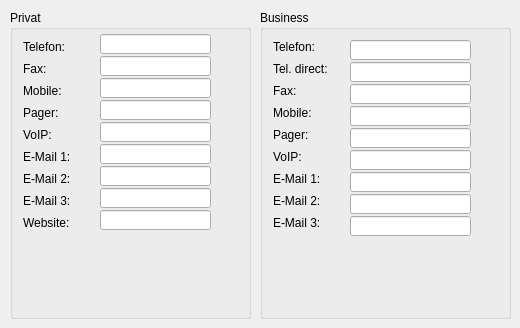
       <widget class="QWidget" name="comunication" >
        <attribute name="title" >
         <string>C&amp;ommunication</string>
        </attribute>
        <widget class="QGroupBox" name="groupBox_9" >
         <property name="geometry" >
          <rect>
           <x>260</x>
           <y>10</y>
           <width>251</width>
           <height>309</height>
          </rect>
         </property>
         <property name="title" >
          <string>Business</string>
         </property>
         <widget class="QLabel" name="label_49" >
          <property name="geometry" >
           <rect>
            <x>13</x>
            <y>203</y>
            <width>110</width>
            <height>20</height>
           </rect>
          </property>
          <property name="minimumSize" >
           <size>
            <width>110</width>
            <height>0</height>
           </size>
          </property>
          <property name="maximumSize" >
           <size>
            <width>110</width>
            <height>16777215</height>
           </size>
          </property>
          <property name="text" >
           <string>E-Mail 3:</string>
          </property>
         </widget>
         <widget class="QLabel" name="label_56" >
          <property name="geometry" >
           <rect>
            <x>13</x>
            <y>181</y>
            <width>110</width>
            <height>20</height>
           </rect>
          </property>
          <property name="minimumSize" >
           <size>
            <width>110</width>
            <height>0</height>
           </size>
          </property>
          <property name="maximumSize" >
           <size>
            <width>110</width>
            <height>16777215</height>
           </size>
          </property>
          <property name="text" >
           <string>E-Mail 2:</string>
          </property>
         </widget>
         <widget class="QLabel" name="label_51" >
          <property name="geometry" >
           <rect>
            <x>13</x>
            <y>159</y>
            <width>110</width>
            <height>20</height>
           </rect>
          </property>
          <property name="minimumSize" >
           <size>
            <width>110</width>
            <height>0</height>
           </size>
          </property>
          <property name="maximumSize" >
           <size>
            <width>110</width>
            <height>16777215</height>
           </size>
          </property>
          <property name="text" >
           <string>E-Mail 1:</string>
          </property>
         </widget>
         <widget class="QLabel" name="label_54" >
          <property name="geometry" >
           <rect>
            <x>13</x>
            <y>137</y>
            <width>110</width>
            <height>20</height>
           </rect>
          </property>
          <property name="minimumSize" >
           <size>
            <width>110</width>
            <height>0</height>
           </size>
          </property>
          <property name="maximumSize" >
           <size>
            <width>110</width>
            <height>16777215</height>
           </size>
          </property>
          <property name="text" >
           <string>VoIP:</string>
          </property>
         </widget>
         <widget class="QLabel" name="label_55" >
          <property name="geometry" >
           <rect>
            <x>13</x>
            <y>115</y>
            <width>110</width>
            <height>20</height>
           </rect>
          </property>
          <property name="minimumSize" >
           <size>
            <width>110</width>
            <height>0</height>
           </size>
          </property>
          <property name="maximumSize" >
           <size>
            <width>110</width>
            <height>16777215</height>
           </size>
          </property>
          <property name="text" >
           <string>Pager:</string>
          </property>
         </widget>
         <widget class="QLabel" name="label_53" >
          <property name="geometry" >
           <rect>
            <x>13</x>
            <y>93</y>
            <width>110</width>
            <height>20</height>
           </rect>
          </property>
          <property name="minimumSize" >
           <size>
            <width>110</width>
            <height>0</height>
           </size>
          </property>
          <property name="maximumSize" >
           <size>
            <width>110</width>
            <height>16777215</height>
           </size>
          </property>
          <property name="text" >
           <string>Mobile:</string>
          </property>
         </widget>
         <widget class="QLabel" name="label_52" >
          <property name="geometry" >
           <rect>
            <x>13</x>
            <y>71</y>
            <width>110</width>
            <height>20</height>
           </rect>
          </property>
          <property name="minimumSize" >
           <size>
            <width>110</width>
            <height>0</height>
           </size>
          </property>
          <property name="maximumSize" >
           <size>
            <width>110</width>
            <height>16777215</height>
           </size>
          </property>
          <property name="text" >
           <string>Fax:</string>
          </property>
         </widget>
         <widget class="QLabel" name="label_50" >
          <property name="geometry" >
           <rect>
            <x>13</x>
            <y>49</y>
            <width>110</width>
            <height>20</height>
           </rect>
          </property>
          <property name="minimumSize" >
           <size>
            <width>110</width>
            <height>0</height>
           </size>
          </property>
          <property name="maximumSize" >
           <size>
            <width>110</width>
            <height>16777215</height>
           </size>
          </property>
          <property name="text" >
           <string>Tel. direct:</string>
          </property>
         </widget>
         <widget class="QLabel" name="label_48" >
          <property name="geometry" >
           <rect>
            <x>13</x>
            <y>27</y>
            <width>110</width>
            <height>20</height>
           </rect>
          </property>
          <property name="minimumSize" >
           <size>
            <width>110</width>
            <height>0</height>
           </size>
          </property>
          <property name="maximumSize" >
           <size>
            <width>110</width>
            <height>16777215</height>
           </size>
          </property>
          <property name="text" >
           <string>Telefon:</string>
          </property>
         </widget>
         <widget class="QLineEdit" name="txt_users_business_email2" >
          <property name="geometry" >
           <rect>
            <x>90</x>
            <y>184</y>
            <width>121</width>
            <height>20</height>
           </rect>
          </property>
         </widget>
         <widget class="QLineEdit" name="txt_users_business_email1" >
          <property name="geometry" >
           <rect>
            <x>90</x>
            <y>162</y>
            <width>121</width>
            <height>20</height>
           </rect>
          </property>
         </widget>
         <widget class="QLineEdit" name="txt_users_business_voip" >
          <property name="geometry" >
           <rect>
            <x>90</x>
            <y>140</y>
            <width>121</width>
            <height>20</height>
           </rect>
          </property>
         </widget>
         <widget class="QLineEdit" name="txt_users_business_pager" >
          <property name="geometry" >
           <rect>
            <x>90</x>
            <y>118</y>
            <width>121</width>
            <height>20</height>
           </rect>
          </property>
         </widget>
         <widget class="QLineEdit" name="txt_users_business_mobile" >
          <property name="geometry" >
           <rect>
            <x>90</x>
            <y>96</y>
            <width>121</width>
            <height>20</height>
           </rect>
          </property>
         </widget>
         <widget class="QLineEdit" name="txt_users_business_fax" >
          <property name="geometry" >
           <rect>
            <x>90</x>
            <y>74</y>
            <width>121</width>
            <height>20</height>
           </rect>
          </property>
         </widget>
         <widget class="QLineEdit" name="txt_users_business_teldir" >
          <property name="geometry" >
           <rect>
            <x>90</x>
            <y>52</y>
            <width>121</width>
            <height>20</height>
           </rect>
          </property>
         </widget>
         <widget class="QLineEdit" name="txt_users_business_tel" >
          <property name="geometry" >
           <rect>
            <x>90</x>
            <y>30</y>
            <width>121</width>
            <height>20</height>
           </rect>
          </property>
         </widget>
         <widget class="QLineEdit" name="txt_users_business_email3" >
          <property name="geometry" >
           <rect>
            <x>90</x>
            <y>206</y>
            <width>121</width>
            <height>20</height>
           </rect>
          </property>
         </widget>
        </widget>
        <widget class="QGroupBox" name="groupBox_8" >
         <property name="geometry" >
          <rect>
           <x>10</x>
           <y>10</y>
           <width>241</width>
           <height>309</height>
          </rect>
         </property>
         <property name="title" >
          <string>Privat</string>
         </property>
         <widget class="QLabel" name="label_39" >
          <property name="geometry" >
           <rect>
            <x>13</x>
            <y>27</y>
            <width>110</width>
            <height>20</height>
           </rect>
          </property>
          <property name="minimumSize" >
           <size>
            <width>110</width>
            <height>0</height>
           </size>
          </property>
          <property name="maximumSize" >
           <size>
            <width>110</width>
            <height>16777215</height>
           </size>
          </property>
          <property name="text" >
           <string>Telefon:</string>
          </property>
         </widget>
         <widget class="QLabel" name="label_40" >
          <property name="geometry" >
           <rect>
            <x>13</x>
            <y>49</y>
            <width>110</width>
            <height>20</height>
           </rect>
          </property>
          <property name="minimumSize" >
           <size>
            <width>110</width>
            <height>0</height>
           </size>
          </property>
          <property name="maximumSize" >
           <size>
            <width>110</width>
            <height>16777215</height>
           </size>
          </property>
          <property name="text" >
           <string>Fax:</string>
          </property>
         </widget>
         <widget class="QLabel" name="label_41" >
          <property name="geometry" >
           <rect>
            <x>13</x>
            <y>71</y>
            <width>110</width>
            <height>20</height>
           </rect>
          </property>
          <property name="minimumSize" >
           <size>
            <width>110</width>
            <height>0</height>
           </size>
          </property>
          <property name="maximumSize" >
           <size>
            <width>110</width>
            <height>16777215</height>
           </size>
          </property>
          <property name="text" >
           <string>Mobile:</string>
          </property>
         </widget>
         <widget class="QLabel" name="label_42" >
          <property name="geometry" >
           <rect>
            <x>13</x>
            <y>93</y>
            <width>110</width>
            <height>20</height>
           </rect>
          </property>
          <property name="minimumSize" >
           <size>
            <width>110</width>
            <height>0</height>
           </size>
          </property>
          <property name="maximumSize" >
           <size>
            <width>110</width>
            <height>16777215</height>
           </size>
          </property>
          <property name="text" >
           <string>Pager:</string>
          </property>
         </widget>
         <widget class="QLabel" name="label_45" >
          <property name="geometry" >
           <rect>
            <x>13</x>
            <y>159</y>
            <width>110</width>
            <height>20</height>
           </rect>
          </property>
          <property name="minimumSize" >
           <size>
            <width>110</width>
            <height>0</height>
           </size>
          </property>
          <property name="maximumSize" >
           <size>
            <width>110</width>
            <height>16777215</height>
           </size>
          </property>
          <property name="text" >
           <string>E-Mail 2:</string>
          </property>
         </widget>
         <widget class="QLabel" name="label_46" >
          <property name="geometry" >
           <rect>
            <x>13</x>
            <y>181</y>
            <width>110</width>
            <height>20</height>
           </rect>
          </property>
          <property name="minimumSize" >
           <size>
            <width>110</width>
            <height>0</height>
           </size>
          </property>
          <property name="maximumSize" >
           <size>
            <width>110</width>
            <height>16777215</height>
           </size>
          </property>
          <property name="text" >
           <string>E-Mail 3:</string>
          </property>
         </widget>
         <widget class="QLabel" name="label_47" >
          <property name="geometry" >
           <rect>
            <x>13</x>
            <y>203</y>
            <width>110</width>
            <height>20</height>
           </rect>
          </property>
          <property name="minimumSize" >
           <size>
            <width>110</width>
            <height>0</height>
           </size>
          </property>
          <property name="maximumSize" >
           <size>
            <width>110</width>
            <height>16777215</height>
           </size>
          </property>
          <property name="text" >
           <string>Website:</string>
          </property>
         </widget>
         <widget class="QLabel" name="label_44" >
          <property name="geometry" >
           <rect>
            <x>13</x>
            <y>137</y>
            <width>110</width>
            <height>20</height>
           </rect>
          </property>
          <property name="minimumSize" >
           <size>
            <width>110</width>
            <height>0</height>
           </size>
          </property>
          <property name="maximumSize" >
           <size>
            <width>110</width>
            <height>16777215</height>
           </size>
          </property>
          <property name="text" >
           <string>E-Mail 1:</string>
          </property>
         </widget>
         <widget class="QLabel" name="label_43" >
          <property name="geometry" >
           <rect>
            <x>13</x>
            <y>115</y>
            <width>110</width>
            <height>20</height>
           </rect>
          </property>
          <property name="minimumSize" >
           <size>
            <width>110</width>
            <height>0</height>
           </size>
          </property>
          <property name="maximumSize" >
           <size>
            <width>110</width>
            <height>16777215</height>
           </size>
          </property>
          <property name="text" >
           <string>VoIP:</string>
          </property>
         </widget>
         <widget class="QLineEdit" name="txt_users_private_website" >
          <property name="geometry" >
           <rect>
            <x>90</x>
            <y>200</y>
            <width>111</width>
            <height>20</height>
           </rect>
          </property>
         </widget>
         <widget class="QLineEdit" name="txt_users_private_email3" >
          <property name="geometry" >
           <rect>
            <x>90</x>
            <y>178</y>
            <width>111</width>
            <height>20</height>
           </rect>
          </property>
         </widget>
         <widget class="QLineEdit" name="txt_users_private_email2" >
          <property name="geometry" >
           <rect>
            <x>90</x>
            <y>156</y>
            <width>111</width>
            <height>20</height>
           </rect>
          </property>
         </widget>
         <widget class="QLineEdit" name="txt_users_private_email1" >
          <property name="geometry" >
           <rect>
            <x>90</x>
            <y>134</y>
            <width>111</width>
            <height>20</height>
           </rect>
          </property>
         </widget>
         <widget class="QLineEdit" name="txt_users_private_voip" >
          <property name="geometry" >
           <rect>
            <x>90</x>
            <y>112</y>
            <width>111</width>
            <height>20</height>
           </rect>
          </property>
         </widget>
         <widget class="QLineEdit" name="txt_users_private_pager" >
          <property name="geometry" >
           <rect>
            <x>90</x>
            <y>90</y>
            <width>111</width>
            <height>20</height>
           </rect>
          </property>
         </widget>
         <widget class="QLineEdit" name="txt_users_private_mobile" >
          <property name="geometry" >
           <rect>
            <x>90</x>
            <y>68</y>
            <width>111</width>
            <height>20</height>
           </rect>
          </property>
         </widget>
         <widget class="QLineEdit" name="txt_users_private_fax" >
          <property name="geometry" >
           <rect>
            <x>90</x>
            <y>46</y>
            <width>111</width>
            <height>20</height>
           </rect>
          </property>
         </widget>
         <widget class="QLineEdit" name="txt_users_private_tel" >
          <property name="geometry" >
           <rect>
            <x>90</x>
            <y>24</y>
            <width>111</width>
            <height>20</height>
           </rect>
          </property>
         </widget>
        </widget>
       </widget>
